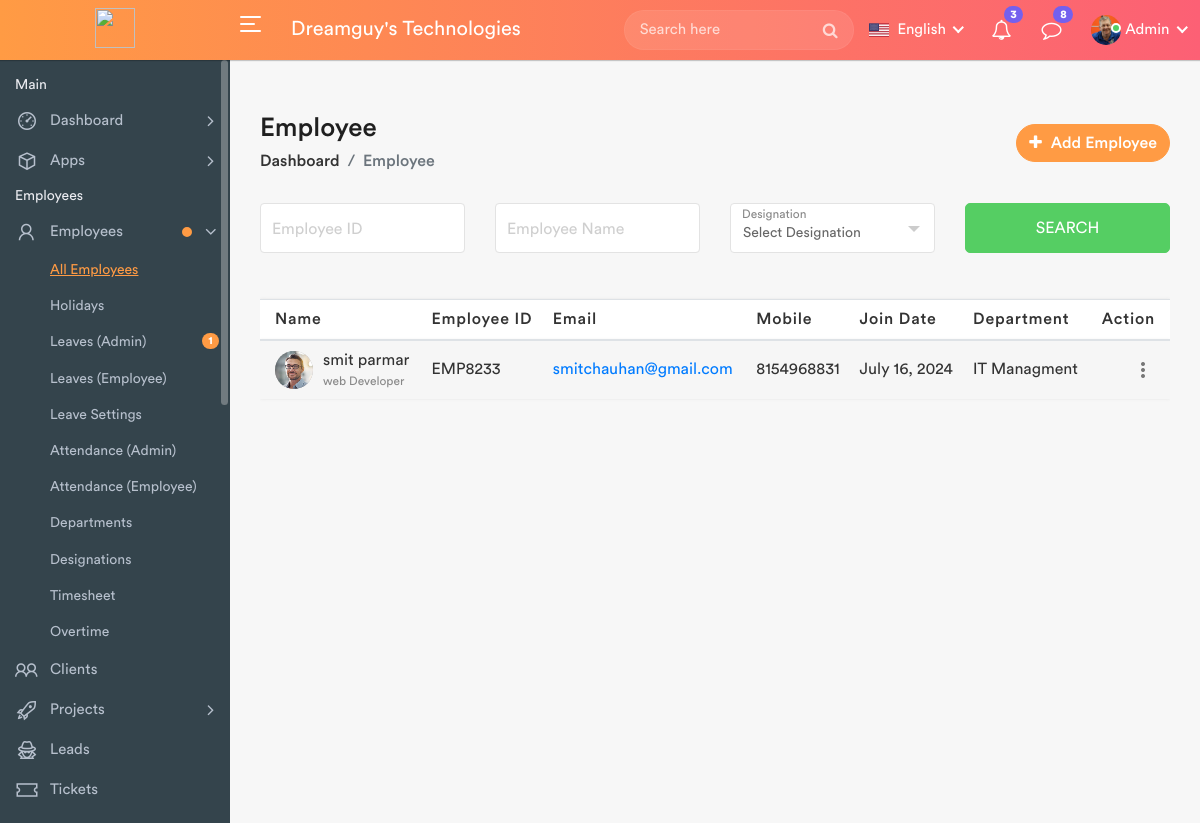
The app's page /employees_list with its own data.
### HRMS_APP/models.py (models this page shows, shortened)
class Employees(models.Model):
    company=(
        ("Delta","Delta"),
        ("Infotech","Infotech"),
        ("TCS","TCS"),
    )
    first_name = models.CharField(max_length=30)
    last_name = models.CharField(max_length=30)
    username = models.CharField(max_length=30)
    email = models.EmailField()
    password = models.CharField(max_length=30)
    employee_id = models.CharField(max_length=50)
    joining_date = models.DateField(null=True,blank=True)
    phone = models.CharField(max_length=12)
    company = models.CharField(max_length=20,choices=company)
    department = models.ForeignKey(Department, on_delete=models.CASCADE)
    designation = models.ForeignKey(Designation, on_delete=models.CASCADE)

class Designation(models.Model):
    designation = models.CharField(max_length=100)
    department = models.ForeignKey(Department, on_delete=models.CASCADE)
    def __str__(self):
        return self.designation

class Department(models.Model):
    department = models.CharField(max_length=100)
    def __str__(self):
        return self.department

### HRMS_APP/views.py (the view)
# urls.py: path('employees_list', views.employees_list, name='employees_list'),
def employees_list(request):
    employees = Employees.objects.all()
    departments = Department.objects.all()
    designations = Designation.objects.all()
    if request.method == "POST":
        if request.POST['password'] == request.POST['password2']:
            Employees.objects.create(
                first_name=request.POST['first_name'],
                last_name=request.POST['last_name'],
                username=request.POST['username'],
                email=request.POST['email'],
                password=request.POST['password'],
                joining_date=datetime.strptime(request.POST['joining_date'], '%d/%m/%Y').strftime('%Y-%m-%d'),
                employee_id=request.POST['employee_id'],
                phone=request.POST['phone'],
                company=request.POST['company'],
                department=Department.objects.get(id=request.POST['department']),
                designation=Designation.objects.get(id=request.POST['designation']),
            )
            sweetify.success(request, "Employee Add Successfully..")
            print(employees)
            print(departments)
            print(designations)
            return render(request, 'employees-list.html', {'employees': employees, 'departments': departments, 'designations': designations})
        else:
            sweetify.warning(request, "Password and Confirm password do not match")
            return render(request, 'employees-list.html', {'employees': employees, 'departments': departments, 'designations': designations})
    else:
        return render(request, 'employees-list.html', {'employees': employees, 'departments': departments, 'designations': designations})

### HRMS_APP/templates/employees-list.html (shortened to what this page needs)
﻿﻿{% extends "header.html" %}
{% load static %}
{% block content %}
            <div class="page-wrapper">
                <div class="content container-fluid">
					<div class="page-header">
						<div class="row align-items-center">
							<div class="col">
								<h3 class="page-title">Employee</h3>
								<ul class="breadcrumb">
									<li class="breadcrumb-item"><a href="admin_dashboard.html">Dashboard</a></li>
									<li class="breadcrumb-item active">Employee</li>
								</ul>
							</div>
							<div class="col-auto float-right ml-auto">
								<a href="#" class="btn add-btn" data-toggle="modal" data-target="#add_employee"><i class="fa fa-plus"></i> Add Employee</a>
							</div>
						</div>
					</div>
					<form id="search-form" method="GET" action="{% url 'employees_serch' %}">
						<div class="row filter-row">
							<div class="col-sm-6 col-md-3">
								<div class="form-group form-focus">
									<input type="text" class="form-control floating" name="employee_id" id="employee_id1">
									<label class="focus-label">Employee ID</label>
								</div>
							</div>
							<div class="col-sm-6 col-md-3">
								<div class="form-group form-focus">
									<input type="text" class="form-control floating" name="employee_name" id="employee_name">
									<label class="focus-label">Employee Name</label>
								</div>
							</div>
							<div class="col-sm-6 col-md-3">
								<div class="form-group form-focus select-focus">
									<label class="focus-label">Designation</label>
								</div>
							</div>
							<div class="col-sm-6 col-md-3">
								<button type="submit" class="btn btn-success btn-block"> Search </button>
							</div>
						</div>
					</form>
					<div class="row">
						<div class="col-md-12">
							<div class="table-responsive">
								<table class="table table-striped custom-table datatable">
									<thead>
										<tr>
											<th>Name</th>
											<th>Employee ID</th>
											<th>Email</th>
											<th>Mobile</th>
											<th class="text-nowrap">Join Date</th>
											<th>Department</th>
											<th class="text-right no-sort">Action</th>
										</tr>
									</thead>
									<tbody>
										{% if employees %}
											{% for emp in employees %}
												<tr>
													<td>
														<h2 class="table-avatar">
															<a href="{% url 'profile' %}" class="avatar"><img alt="" src="{% static 'assets/img/profiles/avatar-02.jpg' %}"></a>
															<a href="{% url 'profile' %}">{{ emp.first_name }} {{ emp.last_name }}<span>{{ emp.designation }}</span></a>
														</h2>
													</td>
													<td>{{ emp.employee_id }}</td>
													<td><a href="mailto:{{ emp.email }}">{{ emp.email }}</a></td>
													<td>{{ emp.phone }}</td>
													<td>{{ emp.joining_date }}</td>
													<td>{{ emp.department }}</td>
													<td class="text-right">
														<div class="dropdown dropdown-action">
															<a href="#" class="action-icon dropdown-toggle" data-toggle="dropdown" aria-expanded="false"><i class="material-icons">more_vert</i></a>
														</div>
													</td>
												</tr>
											{% endfor %}
											{% endif %}
									</tbody>
								</table>
							</div>
						</div>
					</div>
                </div>
            </div>
        </div>
{% endblock  %}

### records on screen
Employees: first_name "smit", last_name "parmar", designation "web Developer", employee_id "EMP8233", email "smitchauhan@gmail.com", phone "8154968831", joining_date "July 16, 2024", department "IT Managment"
